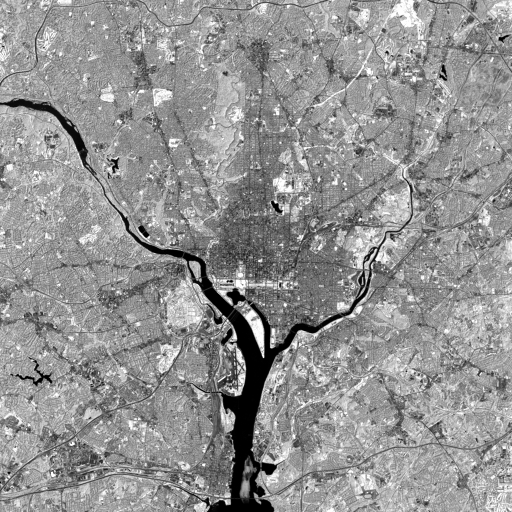
#> input picture Assignment1/images/Fig0227(a)(washington_infrared).png, 1024 x 1024 px (shown at 1/2 size)
$ python 'Example 2.6.1.py'
#> lines starting #> are read from the running program, lines starting #| are printed output that depends on the picture
import cv2
import matplotlib.pyplot as plot
import numpy as np

# Load the original image as gray.
original_img = cv2.imread('../images/Fig0227(a)(washington_infrared).png', flags=0)
#> original_img is the input picture: shape (1024, 1024); min 0, max 254, mean 146.2

# Generate one 8-bit ndarray with all element values of 1111_1110B as the same shape as the original image,
# set its data type to np.uint8.
set_zero_ndarray = np.ones(original_img.shape, dtype=np.uint8) * 0b1111_1110

# Conduct bitwisen and operation, assign the result to variable set_img.
set_img = cv2.bitwise_and(original_img, set_zero_ndarray)

diff_img = (original_img - set_img) * 0b1111_1111
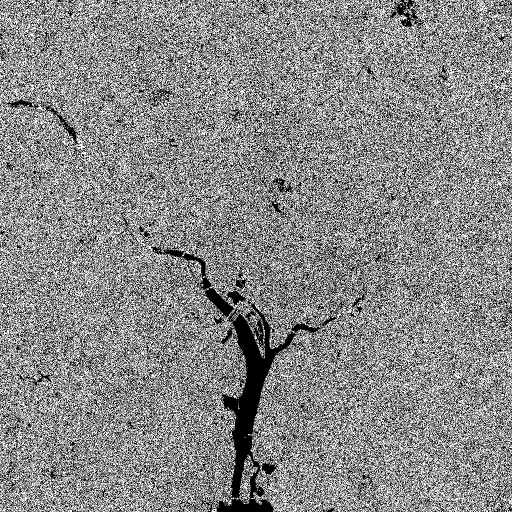
#> diff_img: shape (1024, 1024) (shown at 1/2 size); 53.5% white; black in thin lines or dots

# Display the results.
plot.subplot(131), plot.imshow(original_img, cmap='gray'), plot.title('original image'), plot.axis('off')
plot.subplot(132), plot.imshow(set_img, cmap='gray'), plot.title('set zero image'), plot.axis('off')
plot.subplot(133), plot.imshow(diff_img, cmap='gray'), plot.title('differences image'), plot.axis('off')
plot.savefig('../images/Result Example 2.6.1.png')
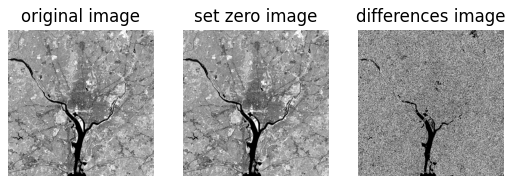
#> figure drawn by matplotlib, 3 panels
plot.show()
